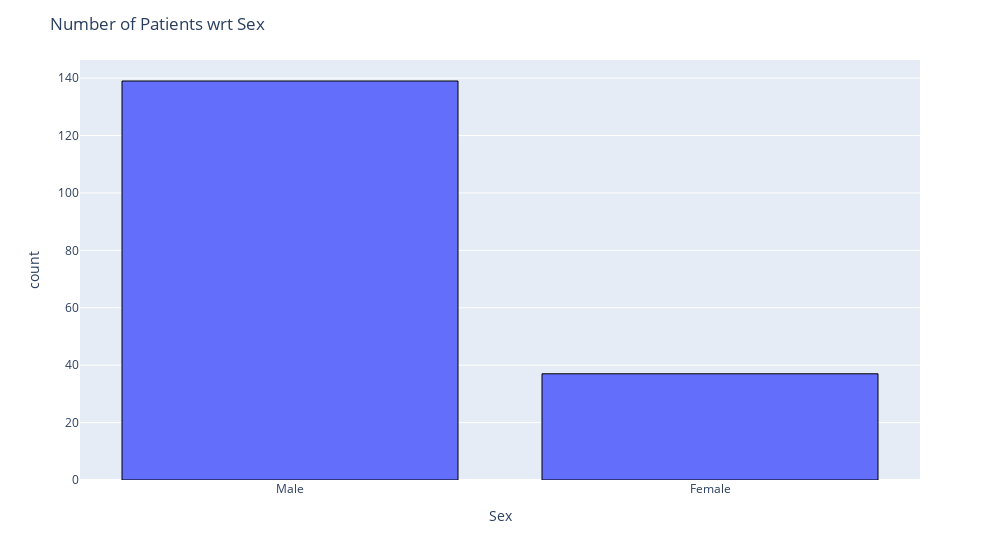

Notebook code for this chart:
### Code cell
fig=px.histogram(statdf,x='Sex')
fig.update_layout(
    title='Number of Patients wrt Sex',
    width=1000,
)
fig.update_traces(
    marker_line_color='black', marker_line_width=1
)
fig.show()

### Figure 1 — Plotly figure (JSON) as saved in the notebook; plotly's stock layout.template omitted (floating-point values rounded to 4 significant figures; data arrays with more than 128 entries replaced by an {"elided": "..."} marker saying what was removed)
{"data": [{"alignmentgroup": "True", "bingroup": "x", "hovertemplate": "Sex=%{x}<br>count=%{y}<extra></extra>", "legendgroup": "", "marker": {"color": "#636efa", "line": {"color": "black", "width": 1}}, "name": "", "offsetgroup": "", "orientation": "v", "showlegend": false, "type": "histogram", "x": {"elided": "176 str values"}, "xaxis": "x", "yaxis": "y"}], "layout": {"barmode": "relative", "legend": {"tracegroupgap": 0}, "margin": {"t": 60}, "title": {"text": "Number of Patients wrt Sex"}, "width": 1000, "xaxis": {"anchor": "y", "domain": [0, 1], "title": {"text": "Sex"}}, "yaxis": {"anchor": "x", "domain": [0, 1], "title": {"text": "count"}}}}
